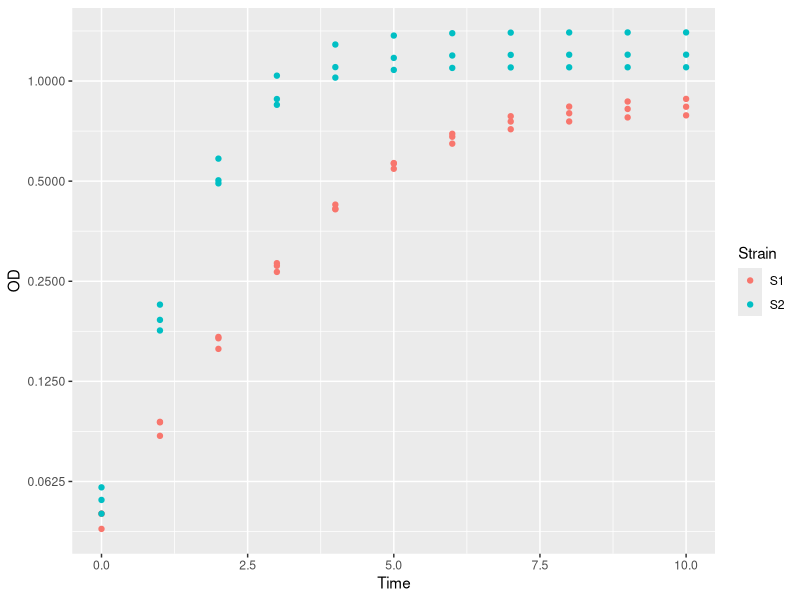

Here is the R script that generated this plot:
# Loading our packages

library(tidyverse)

# Reading in data

growth_data <- read_csv("data/growth_data.csv")

gfp_data <- read_csv("data/gfp_data.csv")

# Okay, converting to a clean long format

clean_data_od <- growth_data%>%
  arrange(Time)%>% # Arrange so it's in order of timepoints
  mutate(TimePoint = row_number())%>% # Create "TimePoints" so we can combine OD and GFP
  pivot_longer(starts_with("S"), names_to = "Strain_Rep", values_to = "OD")%>% # Pivot out our names
  separate(Strain_Rep, sep = "_", into = c("Strain", "Replicate")) # Separate into Strain and Replicate

clean_data_gfp <- gfp_data%>%
  arrange(Time)%>% # Arrange so it's in order of timepoitns - you can see this actually did something!
  mutate(TimePoint = row_number())%>% # Create "TimePoints" so we can combine OD and GFP
  pivot_longer(starts_with("S"), names_to = "Strain_Rep", values_to = "GFP")%>%
  separate(Strain_Rep, sep = "_", into = c("Strain", "Replicate"))%>% # Separate into Strain and Replicate
  select(-Time) # Remove the ugly "time" values - we'll use the ones from the OD dataframe

# Combining OD and GFP data
combined <- clean_data_od%>% 
  inner_join(clean_data_gfp)%>% # Let's combine our data with a join
  select(-TimePoint) # We don't need this anymore, so let's keep our dataframe tidy

# Working with "blanks"
blank_data <- combined%>%
  filter(Strain=="S3")%>% # Select strain 3 (my "blank")
  select(Time, Replicate, OD, GFP)%>% # Select just the timepoint, the replicate, and our measurements
  rename(Blank_OD = OD, Blank_GFP = GFP) # Rename so we know this is the blanks

# Calculating blanked RFUs
combined_and_blanked <- combined%>%
  filter(Strain!="S3")%>% # Now let's get rid of our blank (unless you want to plot it in the end)
  left_join(blank_data)%>% # Let's join in our blank data. It will join by time and replicate
  mutate(OD_Blanked = OD - Blank_OD,
         GFP_Blanked = GFP - Blank_GFP,
         RFUs = GFP_Blanked / OD_Blanked) # And let's calculate our blanked GFP_OD

# Let's see what timepoints look like they are in log phase
combined_and_blanked%>%
  ggplot(aes(x = Time, y = OD, color = Strain))+
  geom_point()+
  scale_y_continuous(trans = "log2")
  

# Calculating doubling times
combined_and_blanked%>%
  filter(Time < 4)%>%
  nest_by(Strain, .key = "growth_df")%>%
  mutate(models = list(lm(log2(OD) ~ Time, data = growth_df)),
         slope = models$coefficients[2],
         r_square = summary(models)$adj.r.squared,
         doubling_time_hr = 1 / slope,
         doubling_time_min = doubling_time_hr * 60)%>%
  select(Strain, doubling_time_min)
